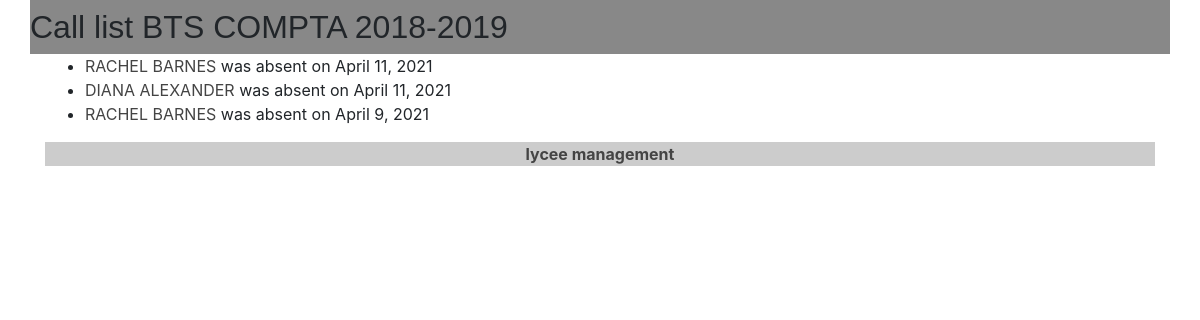
/lycee/callListCursus/27, run on the app's committed database.
### lycee/models.py (models this page shows, shortened)
class Cursus(models.Model):
  name = models.CharField(
    max_length=50,
    blank=False,
    null=True,
    default='aucun'
  )
  year_from_bac = models.SmallIntegerField(
    help_text ="year since le bac",
    verbose_name="year",
    blank=False,
    null=True,
    default=0
  )
  scholar_year = models.CharField(
    max_length=9,
    blank=False,
    null=True,
    default='0000-00001'
  )

class Absence(models.Model):
  reason = models.CharField(
    max_length = 50,
    blank = False,
    null = True
  )
  isMissing = models.BooleanField(
    blank = False,
    null = True
  )
  date = models.DateField(
    blank = False,
    default = "AAAA-MM-DD",
    null = False
  )
  student = models.ForeignKey(
    Student,
    on_delete = models.CASCADE,
    null = True
  )
  cursus = models.ForeignKey(
    Cursus,
    on_delete = models.CASCADE,
    null = True
  )

class Student(models.Model):
  first_name = models.CharField(
    max_length=50,
    blank=False,
    null=False
  )
  birth_date = models.DateField(
    verbose_name='date of birth',
    blank=False,
    null=False
  )
  last_name = models.CharField(
    verbose_name="lastname",
    help_text="last name of the student",
    blank=False, # pas de champ vide
    null=False, # pas de champ null (a conjuguer avec default
    default="???",
    max_length=255, # taille maximale du champ
  )
  phone = models.CharField(
    verbose_name="phonenumber",
    help_text="phone number of the student",
    blank=False, # pas de champ vide
    null=False, # pas de champ null (a conjuguer avec default
    default="0999999999",
    max_length=10, # taille maximale du champ
  )
  email = models.EmailField(
    verbose_name="email",
    help_text="phone number of the student",
    blank=False, # pas de champ vide
    null=False, # pas de champ null (a conjuguer avec default
    default="x@y.z",
    max_length=255, # taille maximale du champ
  )
  comments = models.CharField(
    verbose_name="comments",
    help_text="some comments about the student",
    blank=True,
    null=False, # pas de champ null (a conjuguer avec default
    default="",
    max_length=255, # taille maximale du champ
  )
  cursus = models.ForeignKey(
    Cursus,
    on_delete=models.CASCADE, # necessaire selon la version de Django
    null=True
  )

### lycee/views.py (the view)
# urls.py: path('lycee/callListCursus/<int:cursus_id>', views.callListCursus, name='call_list_cursus'),
def callListCursus(request, cursus_id):
  callList = Absence.objects.filter(cursus = cursus_id)
  cursus = Cursus.objects.get(id=cursus_id)
  context = {
    'liste' : callList,
    'cursus' : cursus
  }
  return render(request, 'lycee/call/callListCursus.html', context)

### lycee/templates/lycee/call/callListCursus.html
{% extends 'master.html' %}
{% load static %}
{% if liste %}
  {% block title %}
    <h2>Call list {{cursus.name}} {{cursus.scholar_year}}</h2>
  {% endblock %}
  {% block content %}
    <div class='container'>
      <div class="row">
        <div class = "col-sm-6">
          <ul>
            {% for absence in liste%}
            <li> <a href={% url 'detail_student' absence.student.id %}>{{absence.student.first_name}} {{absence.student.last_name}}</a> was absent on {{absence.date}}</li>
            {% endfor %}
          </ul>
        </div>
      </div>
    </div>
  {% endblock %}
{% else %}
  <p> No student to show</p>
{% endif %}

### lycee/static/lycee/style.css (style rules this page uses)
a { color : #444444; }
html { position: relative; min-height: 100%; }

### data on the page
Cursus: name "BTS COMPTA", scholar_year "2018-2019"
Absence: student.first_name "RACHEL", student.last_name "BARNES", date "April 11, 2021"
Absence: student.first_name "DIANA", student.last_name "ALEXANDER", date "April 11, 2021"
Absence: student.first_name "RACHEL", student.last_name "BARNES", date "April 9, 2021"
